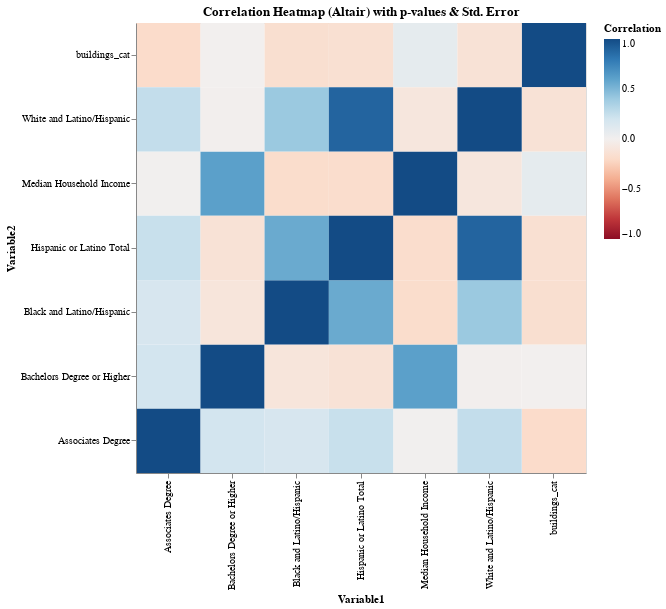

The notebook cell this image was saved under:
### Code cell
#| echo: true
#| code-fold: true

corr_long = corr_df.stack().reset_index()
corr_long.columns = ["Variable1", "Variable2", "Correlation"]

pval_long = pval_df.stack().reset_index()
pval_long.columns = ["Variable1", "Variable2", "p_value"]

stderr_long = stderr_df.stack().reset_index()
stderr_long.columns = ["Variable1", "Variable2", "std_err"]


merged_long = (
    corr_long
    .merge(pval_long, on=["Variable1", "Variable2"], how="left")
    .merge(stderr_long, on=["Variable1", "Variable2"], how="left")
)


heatmap = alt.Chart(merged_long).mark_rect().encode(
    x=alt.X('Variable1:O', sort=sorted(merged_long["Variable1"].unique())),
    y=alt.Y('Variable2:O', sort=sorted(merged_long["Variable2"].unique()), scale=alt.Scale(reverse=True)),
    color=alt.Color('Correlation:Q',
                    scale=alt.Scale(scheme='redblue', domain=(-1,1))),
    tooltip=[
        alt.Tooltip('Variable1:N'),
        alt.Tooltip('Variable2:N'),
        alt.Tooltip('Correlation:Q', format=".3f"),
        alt.Tooltip('p_value:Q', format=".3g"),
        alt.Tooltip('std_err:Q', format=".3g")
    ]
).properties(
    width=450,
    height=450,
    title="Correlation Heatmap (Altair) with p-values & Std. Error"
)


heatmap.display()

### Figure 1 — Vega-Lite specification as saved in the notebook (floating-point values rounded to 4 significant figures)
{"config": {"view": {"continuousWidth": 300, "continuousHeight": 300}}, "data": {"name": "data-7fbd51a95c452963ad90a71d5a787acc"}, "mark": {"type": "rect"}, "encoding": {"color": {"field": "Correlation", "scale": {"domain": [-1, 1], "scheme": "redblue"}, "type": "quantitative"}, "tooltip": [{"field": "Variable1", "type": "nominal"}, {"field": "Variable2", "type": "nominal"}, {"field": "Correlation", "format": ".3f", "type": "quantitative"}, {"field": "p_value", "format": ".3g", "type": "quantitative"}, {"field": "std_err", "format": ".3g", "type": "quantitative"}], "x": {"field": "Variable1", "sort": ["Associates Degree", "Bachelors Degree or Higher", "Black and Latino/Hispanic", "Hispanic or Latino Total", "Median Household Income", "White and Latino/Hispanic", "buildings_cat"], "type": "ordinal"}, "y": {"field": "Variable2", "scale": {"reverse": true}, "sort": ["Associates Degree", "Bachelors Degree or Higher", "Black and Latino/Hispanic", "Hispanic or Latino Total", "Median Household Income", "White and Latino/Hispanic", "buildings_cat"], "type": "ordinal"}}, "height": 450, "title": "Correlation Heatmap (Altair) with p-values & Std. Error", "width": 450, "$schema": "https://vega.github.io/schema/vega-lite/v5.14.1.json", "datasets": {"data-7fbd51a95c452963ad90a71d5a787acc": [{"Variable1": "Median Household Income", "Variable2": "Median Household Income", "Correlation": 1.0, "p_value": 0.0, "std_err": 0.0}, {"Variable1": "Median Household Income", "Variable2": "Bachelors Degree or Higher", "Correlation": 0.6078, "p_value": 1.449e-42, "std_err": 0.03941}, {"Variable1": "Median Household Income", "Variable2": "Associates Degree", "Correlation": 0.008413, "p_value": 0.8655, "std_err": 0.04963}, {"Variable1": "Median Household Income", "Variable2": "buildings_cat", "Correlation": 0.07997, "p_value": 0.1068, "std_err": 0.04947}, {"Variable1": "Median Household Income", "Variable2": "Black and Latino/Hispanic", "Correlation": -0.1814, "p_value": 0.0002293, "std_err": 0.04881}, {"Variable1": "Median Household Income", "Variable2": "White and Latino/Hispanic", "Correlation": -0.09304, "p_value": 0.06045, "std_err": 0.04941}, {"Variable1": "Median Household Income", "Variable2": "Hispanic or Latino Total", "Correlation": -0.1779, "p_value": 0.0003053, "std_err": 0.04884}, {"Variable1": "Bachelors Degree or Higher", "Variable2": "Median Household Income", "Correlation": 0.6078, "p_value": 1.449e-42, "std_err": 0.03941}, {"Variable1": "Bachelors Degree or Higher", "Variable2": "Bachelors Degree or Higher", "Correlation": 1.0, "p_value": 0.0, "std_err": 0.0}, {"Variable1": "Bachelors Degree or Higher", "Variable2": "Associates Degree", "Correlation": 0.1968, "p_value": 6.256e-05, "std_err": 0.04866}, {"Variable1": "Bachelors Degree or Higher", "Variable2": "buildings_cat", "Correlation": 0.0007159, "p_value": 0.9885, "std_err": 0.04963}, {"Variable1": "Bachelors Degree or Higher", "Variable2": "Black and Latino/Hispanic", "Correlation": -0.1002, "p_value": 0.04301, "std_err": 0.04938}, {"Variable1": "Bachelors Degree or Higher", "Variable2": "White and Latino/Hispanic", "Correlation": -0.007511, "p_value": 0.8798, "std_err": 0.04963}, {"Variable1": "Bachelors Degree or Higher", "Variable2": "Hispanic or Latino Total", "Correlation": -0.1317, "p_value": 0.007723, "std_err": 0.0492}, {"Variable1": "Associates Degree", "Variable2": "Median Household Income", "Correlation": 0.008413, "p_value": 0.8655, "std_err": 0.04963}, {"Variable1": "Associates Degree", "Variable2": "Bachelors Degree or Higher", "Correlation": 0.1968, "p_value": 6.256e-05, "std_err": 0.04866}, {"Variable1": "Associates Degree", "Variable2": "Associates Degree", "Correlation": 1.0, "p_value": 0.0, "std_err": 0.0}, {"Variable1": "Associates Degree", "Variable2": "buildings_cat", "Correlation": -0.1916, "p_value": 9.875e-05, "std_err": 0.04871}, {"Variable1": "Associates Degree", "Variable2": "Black and Latino/Hispanic", "Correlation": 0.1712, "p_value": 0.0005136, "std_err": 0.0489}, {"Variable1": "Associates Degree", "Variable2": "White and Latino/Hispanic", "Correlation": 0.2558, "p_value": 1.618e-07, "std_err": 0.04798}, {"Variable1": "Associates Degree", "Variable2": "Hispanic or Latino Total", "Correlation": 0.239, "p_value": 1.042e-06, "std_err": 0.04819}, {"Variable1": "buildings_cat", "Variable2": "Median Household Income", "Correlation": 0.07997, "p_value": 0.1068, "std_err": 0.04947}, {"Variable1": "buildings_cat", "Variable2": "Bachelors Degree or Higher", "Correlation": 0.0007159, "p_value": 0.9885, "std_err": 0.04963}, {"Variable1": "buildings_cat", "Variable2": "Associates Degree", "Correlation": -0.1916, "p_value": 9.875e-05, "std_err": 0.04871}, {"Variable1": "buildings_cat", "Variable2": "buildings_cat", "Correlation": 1.0, "p_value": 0.0, "std_err": 0.0}, {"Variable1": "buildings_cat", "Variable2": "Black and Latino/Hispanic", "Correlation": -0.1595, "p_value": 0.001229, "std_err": 0.04899}, {"Variable1": "buildings_cat", "Variable2": "White and Latino/Hispanic", "Correlation": -0.1272, "p_value": 0.0101, "std_err": 0.04923}, {"Variable1": "buildings_cat", "Variable2": "Hispanic or Latino Total", "Correlation": -0.1501, "p_value": 0.002373, "std_err": 0.04907}, {"Variable1": "Black and Latino/Hispanic", "Variable2": "Median Household Income", "Correlation": -0.1814, "p_value": 0.0002293, "std_err": 0.04881}, {"Variable1": "Black and Latino/Hispanic", "Variable2": "Bachelors Degree or Higher", "Correlation": -0.1002, "p_value": 0.04301, "std_err": 0.04938}, {"Variable1": "Black and Latino/Hispanic", "Variable2": "Associates Degree", "Correlation": 0.1712, "p_value": 0.0005136, "std_err": 0.0489}, {"Variable1": "Black and Latino/Hispanic", "Variable2": "buildings_cat", "Correlation": -0.1595, "p_value": 0.001229, "std_err": 0.04899}, {"Variable1": "Black and Latino/Hispanic", "Variable2": "Black and Latino/Hispanic", "Correlation": 1.0, "p_value": 0.0, "std_err": 0.0}, {"Variable1": "Black and Latino/Hispanic", "Variable2": "White and Latino/Hispanic", "Correlation": 0.4052, "p_value": 1.488e-17, "std_err": 0.04537}, {"Variable1": "Black and Latino/Hispanic", "Variable2": "Hispanic or Latino Total", "Correlation": 0.5595, "p_value": 5.54e-35, "std_err": 0.04113}, {"Variable1": "White and Latino/Hispanic", "Variable2": "Median Household Income", "Correlation": -0.09304, "p_value": 0.06045, "std_err": 0.04941}, {"Variable1": "White and Latino/Hispanic", "Variable2": "Bachelors Degree or Higher", "Correlation": -0.007511, "p_value": 0.8798, "std_err": 0.04963}, {"Variable1": "White and Latino/Hispanic", "Variable2": "Associates Degree", "Correlation": 0.2558, "p_value": 1.618e-07, "std_err": 0.04798}, {"Variable1": "White and Latino/Hispanic", "Variable2": "buildings_cat", "Correlation": -0.1272, "p_value": 0.0101, "std_err": 0.04923}, {"Variable1": "White and Latino/Hispanic", "Variable2": "Black and Latino/Hispanic", "Correlation": 0.4052, "p_value": 1.488e-17, "std_err": 0.04537}, {"Variable1": "White and Latino/Hispanic", "Variable2": "White and Latino/Hispanic", "Correlation": 1.0, "p_value": 0.0, "std_err": 0.0}, {"Variable1": "White and Latino/Hispanic", "Variable2": "Hispanic or Latino Total", "Correlation": 0.8871, "p_value": 2.002e-138, "std_err": 0.0229}, {"Variable1": "Hispanic or Latino Total", "Variable2": "Median Household Income", "Correlation": -0.1779, "p_value": 0.0003053, "std_err": 0.04884}, {"Variable1": "Hispanic or Latino Total", "Variable2": "Bachelors Degree or Higher", "Correlation": -0.1317, "p_value": 0.007723, "std_err": 0.0492}, {"Variable1": "Hispanic or Latino Total", "Variable2": "Associates Degree", "Correlation": 0.239, "p_value": 1.042e-06, "std_err": 0.04819}, {"Variable1": "Hispanic or Latino Total", "Variable2": "buildings_cat", "Correlation": -0.1501, "p_value": 0.002373, "std_err": 0.04907}, {"Variable1": "Hispanic or Latino Total", "Variable2": "Black and Latino/Hispanic", "Correlation": 0.5595, "p_value": 5.54e-35, "std_err": 0.04113}, {"Variable1": "Hispanic or Latino Total", "Variable2": "White and Latino/Hispanic", "Correlation": 0.8871, "p_value": 2.002e-138, "std_err": 0.0229}, {"Variable1": "Hispanic or Latino Total", "Variable2": "Hispanic or Latino Total", "Correlation": 1.0, "p_value": 0.0, "std_err": 0.0}]}}
